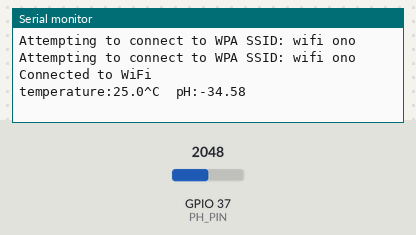
The sketch below on a simulated ESP32. Parts: the last lines printed to the serial monitor. Inputs (shaded band) come from the test bench; at power-on: GPIO 37 (PH_PIN) = 2048. WiFi joins after 1.5 s; servers stay silent unless stated.

Above: at 3.2 s.
3.3 s: GPIO 37 (PH_PIN) set to 2866
At 4.6 s:
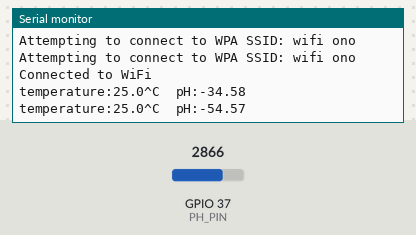
4.8 s: GPIO 37 (PH_PIN) set to 3603
At 5.8 s:
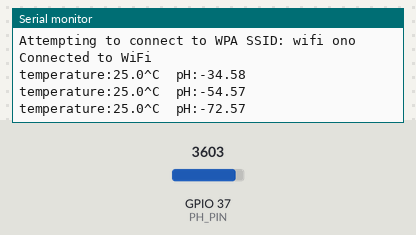
Timing chart, 0 to 7.8 s (numbered marks = the images above; inputs shaded):
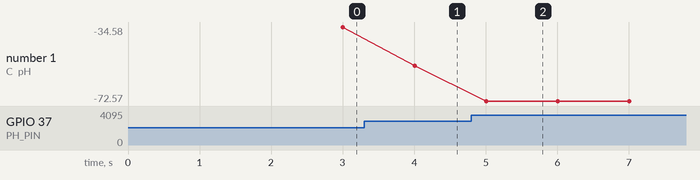

The sketch:

Ph_konek.ino
```cpp
#include "DFRobot_PH.h"
#include <EEPROM.h>
#include <WiFi.h>

#define PH_PIN A1
float voltage, phValue, temperature = 25;
DFRobot_PH ph;

const char ssid[] = "wifi ono";
const char pass[] = "wifi kencang gak bikin kembung";

const char server[] = "192.168.211.251";

WiFiClient client;

void setup()
{
    Serial.begin(115200);
    ph.begin();


    WiFi.begin(ssid, pass);
    while (WiFi.status() != WL_CONNECTED) {
        delay(1000);
        Serial.print("Attempting to connect to WPA SSID: ");
        Serial.println(ssid);
    }

    Serial.println("Connected to WiFi");
}

void loop()
{
    static unsigned long timepoint = millis();
    if (millis() - timepoint > 1000U) {
        timepoint = millis();

        voltage = analogRead(PH_PIN) / 1024.0 * 4440;
        phValue = ph.readPH(voltage, temperature);
        Serial.print("temperature:");
        Serial.print(temperature, 1);
        Serial.print("^C  pH:");
        Serial.println(phValue, 2);

        if (client.connect(server, 80)) {
            String postData = "temperature=" + String(temperature, 1) + "&ph=" + String(phValue, 2);

            client.println("POST /pkm/koneksi/koneksi_ph.php HTTP/1.1");
            client.println("Host: " + String(server));
            client.println("Content-Type: application/x-www-form-urlencoded");
            client.print("Content-Length: ");
            client.println(postData.length());
            client.println();
            client.println(postData);
            client.stop();
        }
    }
    ph.calibration(voltage, temperature);
}
```

Measured:
- after the input at 3.3 s, the serial monitor: prints a new line after 0.71 s (image 1)
- after the input at 4.8 s, the serial monitor: prints a new line after 0.21 s (image 2)
- plotted number 1: -34.58 → -54.57 after the input at 3.3 s, -54.57 → -72.57 after the input at 4.8 s
